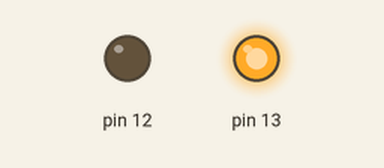
Simulated run of this sketch. Board: Arduino Uno, built with avr-gcc and run on an emulated ATmega328P. Shown: output pins drawn as LEDs (lit = HIGH).

Above: at 1.5 s.
At 4.5 s:
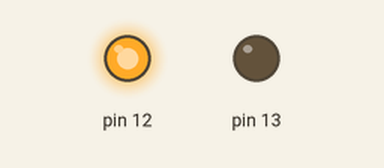
Timing chart, 0 to 7.8 s (numbered marks = the images above):
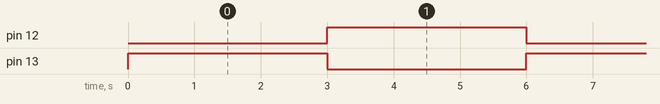

Measured:
- by itself, pin 12, pin 13: alternates HIGH for 3.0 s and LOW for 3.0 s
- by itself, everything shown: repeats every 6.0 s, in 3 steps

The sketch:

LED_blink.ino
```cpp
// C++ code
//LED Blinking
void setup()
{
  Serial.begin(9600);
  pinMode(13, OUTPUT);
    pinMode(12, OUTPUT);
}

void loop()
{
  digitalWrite(13, HIGH);
  delay(3000); // Wait for 1000 millisecond(s)
  digitalWrite(13, LOW);
  digitalWrite(12, HIGH);
  delay(3000); // Wait for 1000 millisecond(s)
  digitalWrite(12,LOW);
}
```
